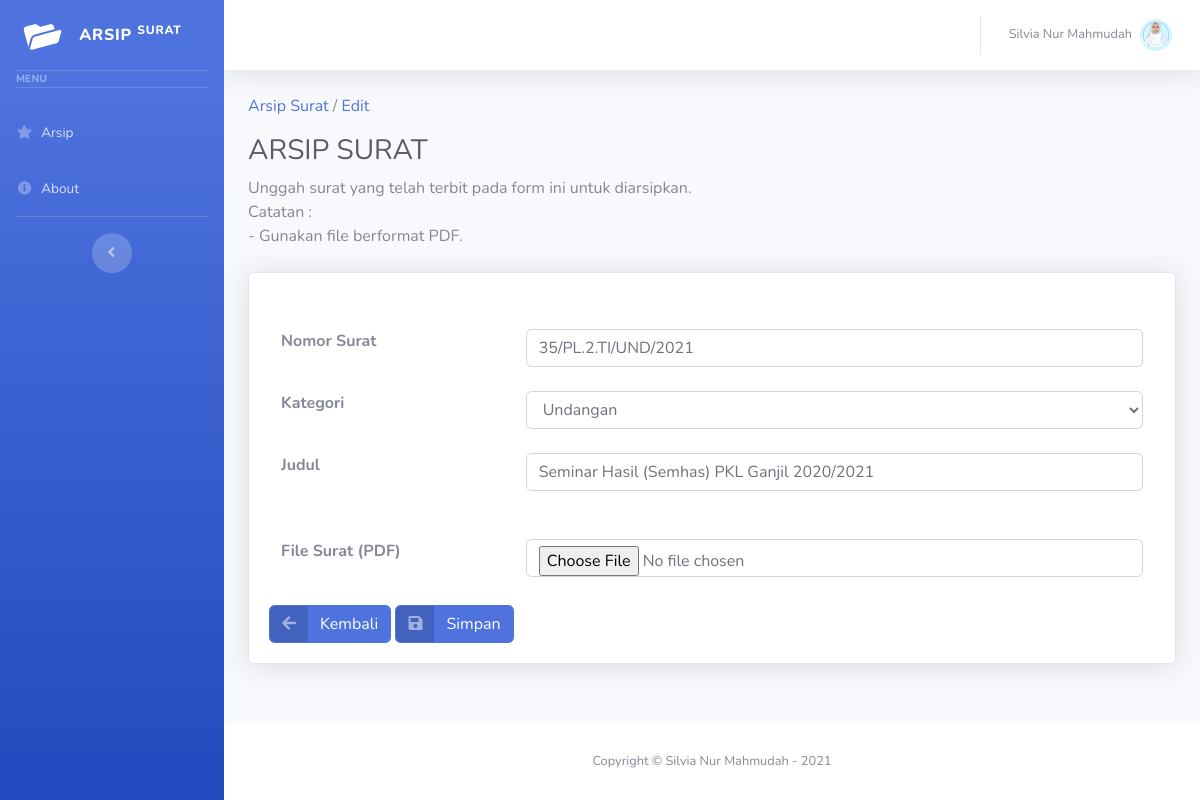
/edit.php?id=28, run on the app's committed database.
### tables this page shows
CREATE TABLE `arsip_surat` (
  `id` int(15) NOT NULL,
  `Nomor_surat` varchar(255) NOT NULL,
  `Kategori` varchar(50) NOT NULL,
  `Judul_surat` varchar(50) NOT NULL,
  `Tanggal_arsip` date NOT NULL,
  `file_surat` varchar(500) NOT NULL
);

### edit.php (the view, shortened to what this page needs)
<!DOCTYPE html>
<html lang="en">
<head>
    <link href="vendor/fontawesome-free/css/all.min.css" rel="stylesheet" type="text/css">
    <link href="css/sb-admin-2.min.css" rel="stylesheet">
    <link href="vendor/datatables/dataTables.bootstrap4.min.css" rel="stylesheet">
</head>
<body id="page-top">
    <div id="wrapper">
        <?php include 'menu.php'; ?>
        <div id="content-wrapper" class="d-flex flex-column">
            <div id="content">
                <?php include "topbar.php" ?>
                <div class="container-fluid">
                    <p><a href="arsip.php">Arsip Surat </a> / <a href="add.php"> Edit</a></p>
                    <h1 class="h3 mb-2 text-gray-800">ARSIP SURAT</h1>
                    <p class="mb-4">Unggah surat yang telah terbit pada form ini untuk diarsipkan.<br>
                                    Catatan : <br>
                                    - Gunakan file berformat PDF.
                    </p>
                    <div class="card shadow mb-4">
                        <div class="card-body">
                            <?php
                            include "koneksi.php";
                            $id = $_GET['id'];
                            $query_mysql = mysqli_query($conn, "SELECT * FROM arsip_surat WHERE id='$id'") or die(mysqli_error());
                            while($data = mysqli_fetch_array($query_mysql)) { ?>
                            <form class="user" action="edit-aksi.php" method="post" enctype="multipart/form-data">
                                <div class="table-responsive">
                                <table class="table table-borderless" width="100%"  cellspacing="0">
                                    <tbody>
                                        <tr>
                                            <th></th>
                                            <th><input type="hidden" name="id" id="id" value="<?php echo $data['id'] ?>"></th>
                                        </tr>
                                        <tr>
                                            <th>Nomor Surat</th>
                                            <th>
                                                <input type="text" class="form-control" name="Nomor_surat" id="Nomor_surat" value="<?php echo $data['Nomor_surat']; ?>">
                                            </th>
                                        </tr>
                                        <tr>
                                            <th>Kategori</th>
                                            <th>
                                                <select name="Kategori" id="Kategori" class="form-control">
                                                    <option value="<?php echo $data['Kategori']; ?>"><?php echo $data['Kategori']; ?></option>
                                                </select>
                                            </th>
                                        </tr>
                                        <tr>
                                            <th>Judul</th>
                                            <th>
                                                <input type="text" class="form-control" name="Judul_surat" id="Judul_surat" value="<?php echo $data['Judul_surat']; ?>">
                                            </th>
                                        </tr>
                                        <tr>
                                            <th> </th>
                                            <th>
                                            </th>
                                        </tr>
                                        <tr>
                                            <th>File Surat (PDF)</th>
                                            <th>
                                                <input type="file" class="form-control" name="file_surat" id="file_surat" value="<?php echo $data['file_surat']; ?>">
                                            </th>
                                        </tr>
                                    </tbody>
                                </table>
                                </div>
                                <div>
                                    <a href="arsip.php" class="btn btn-primary btn-icon-split">
                                        <span class="icon text-white-50">
                                            <i class="fas fa-arrow-left"></i>
                                        </span>
                                        <span class="text">Kembali</span>
                                    </a>
                                    <button class="btn btn-primary btn-icon-split" type="submit" name="update">
                                        <span class="icon text-white-50">
                                            <i class="fas fa-save"></i>
                                        </span>
                                        <span class="text">Simpan</span>
                                    </button>
                                </div>
                            </form>
                            <?php } ?>
                        </div>
                    </div>
                </div>
            </div>
            <footer class="sticky-footer bg-white">
                <div class="container my-auto">
                    <div class="copyright text-center my-auto">
                        <span>Copyright &copy; Silvia Nur Mahmudah - <?php echo date('Y') ?></span>
                    </div>
                </div>
            </footer>
        </div>
    </div>
</body>
</html>

### data on the page
arsip_surat: Nomor_surat "35/PL.2.TI/UND/2021", Kategori "Undangan", Judul_surat "Seminar Hasil (Semhas) PKL Ganjil 2020/2021"
